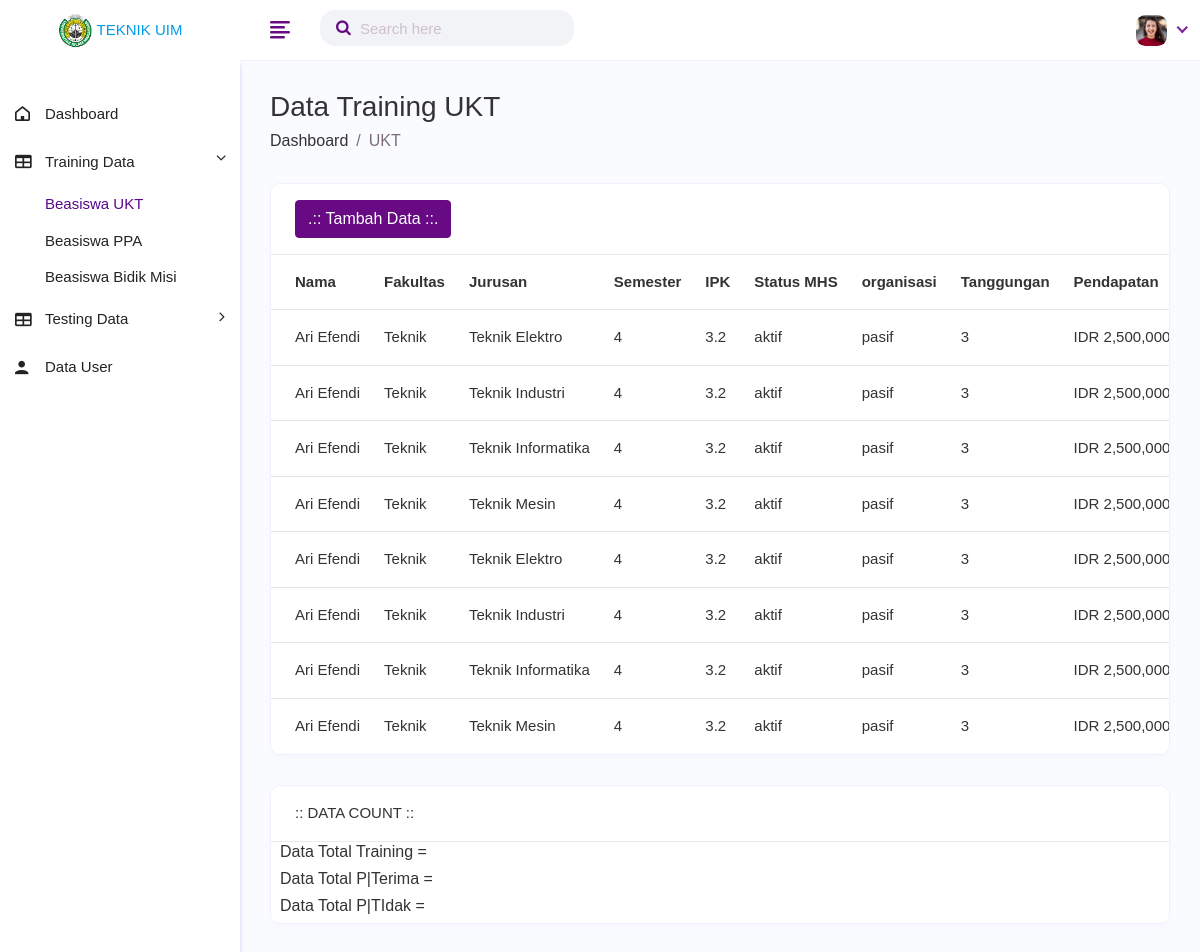
Page /ukt on the committed database.
### app/models/ukt_model.py (models this page shows, shortened)
class UktModel(db.Model):
    __tablename__ = 'tb_ukt'
    id = db.Column(db.Integer, primary_key=True, autoincrement=True)
    user_id = db.Column(db.Integer, db.ForeignKey('tb_user.id'))
    fakultas_id = db.Column(db.Integer, db.ForeignKey('tb_fakultas.id'))
    jurusan_id = db.Column(db.Integer, db.ForeignKey('tb_jurusan.id'))
    semester_id = db.Column(db.Integer, db.ForeignKey('tb_semester.id'))
    ipk = db.Column(db.String(32), nullable=False)
    status_mhs = db.Column(db.Enum('aktif', 'cuti'), nullable=False)
    organisasi_mhs = db.Column(db.Enum('ada', 'pasif'), nullable=False)
    jml_tanggungan = db.Column(db.Integer, nullable=False)
    jml_pendapatan = db.Column(db.String(16), nullable=False)
    bantuan = db.Column(db.Enum('terima', 'tidak terima'))

### app/models/user_model.py (models this page shows, shortened)
class UserModel(db.Model):
    __tablename__ = 'tb_user'
    id = db.Column(db.Integer, primary_key=True, autoincrement=True)
    nim = db.Column(db.String(64), nullable=False)
    nama = db.Column(db.String(128), nullable=False)
    tgl_lahir = db.Column(db.String(16))
    alamat = db.Column(db.String(256), nullable=False)
    jenis_kelamin = db.Column(db.Enum('laki-laki', 'perempuan'))
    password = db.Column(db.String(256), nullable=False)
    created_at = db.Column(db.DateTime, default=datetime.now())
    updated_at = db.Column(db.DateTime, onupdate=datetime.now())

### app/models/fakultas_model.py (models this page shows, shortened)
class FakultasModel(db.Model):
    __tablename__ = 'tb_fakultas'
    id = db.Column(db.Integer, primary_key=True, autoincrement=True)
    fakultas = db.Column(db.String(64), nullable=False)

### app/models/jurusan_model.py (models this page shows, shortened)
class JurusanModel(db.Model):
    __tablename__ = 'tb_jurusan'
    id = db.Column(db.Integer, primary_key=True, autoincrement=True)
    jurusan = db.Column(db.String(64), nullable=False)
    id_fakultas = db.Column(db.Integer, ForeignKey(FakultasModel.id))

### app/models/semester_model.py (models this page shows)
class SemesterModel(db.Model):
    __tablename__ = 'tb_semester'
    id = db.Column(db.Integer, primary_key=True, autoincrement=True)
    semester = db.Column(db.String(64), nullable=False)

### app/controllers/c_beasiswa_utk.py (the view)
@ukt.route('/ukt', methods=['GET'])
def indexUkt():
    query = db.session.query(UktModel, User, Fakultas, Jurusan, Semester).join(
        User, Fakultas, Jurusan, Semester).all()
    return render_template('ukt-page.html', query=query)

### app/lib/custom_filter_template.py (called while the page is built)
@tempFilter.app_template_filter()
def idr(rupiah):
    return 'IDR {:,}'.format(int(rupiah))

### app/templates/pages/ukt/ukt-page.html (shortened to what this page needs)
{% extends "base.html" %}
{% set filename='indexUkt' %}
{% block title %} Data Training UKT {% endblock %}
{% block breadcrumb %} UKT {% endblock %}
{% block content %}
<div class="row">
  <div class="col-md-12 d-flex">
    <div class="card card-table flex-fill">
      <div class="card-header">
        <a href=" {{url_for('ukt.addUkt')}} " class="btn btn-primary">.:: Tambah Data ::.</a>
      </div>
      <div class="card-body">
        <div class="table-responsive">
          <table class="table table-hover table-center mb-0">
            <thead>
              <tr>
                <th>Nama</th>
                <th>Fakultas</th>
                <th>Jurusan</th>
                <th>Semester</th>
                <th>IPK</th>
                <th>Status MHS</th>
                <th>organisasi</th>
                <th>Tanggungan</th>
                <th>Pendapatan</th>
              </tr>
            </thead>
            <tbody>
              {% for _, user, fak, jur, sms in query %}
              <tr>
                <td>{{ user.nama }}</td>
                <td>{{ fak.fakultas }}</td>
                <td>{{ jur.jurusan }}</td>
                <td>{{ sms.id }}</td>
                <td>{{ _.ipk}}</td>
                <td>{{ _.status_mhs}}</td>
                <td>{{ _.organisasi_mhs}}</td>
                <td>{{ _.jml_tanggungan}}</td>
                <td>{{ _.jml_pendapatan | idr}}</td>
              </tr>
              {% endfor %}
            </tbody>
          </table>
        </div>
      </div>
    </div>
  </div>
</div>
<div class="row">
  <div class="col-md-12 d-flex">
    <div class="card card-table flex-fill">
      <div class="card-header">
        :: DATA COUNT ::
      </div>
      <div class="card-body">
        <div class="row row-sm aligns-item-start">
        <h6 class="card-title">Data Total Training = {{pcTotal}}</h6>
        <h6 class="card-title">Data Total P|Terima = {{pc1}}</h6>
        <h6 class="card-title">Data Total P|TIdak = {{pc0}}</h6>
        </div>
      </div>
    </div>
  </div>
</div>
    {% endblock %}

### app/templates/base.html (shortened to what this page needs)
<!DOCTYPE html>
<html lang="en">
  <head>
    <link rel="stylesheet" href="../static/css/bootstrap.min.css" />
    <link rel="stylesheet" href="../static/css/font-awesome.min.css" />
    <link rel="stylesheet" href="../static/css/feathericon.min.css" />
    <link rel="stylesheet" href="../static/plugins/morris/morris.css" />
    <link rel="stylesheet" href="../static/css/style.css" />
  </head>
  <body>
    <div class="main-wrapper">
      {% include "layouts/header.html" %}
      <div class="sidebar" id="sidebar">
        {% include "layouts/sidebar.html" %}
      </div>
      <div class="page-wrapper">
        <div class="content container-fluid">
          {% if filename != 'dashboard' %}
          <div class="page-header">
            <div class="row align-items-center">
              <div class="col">
                <h3 class="page-title">{% block title %} {% endblock %}</h3>
                <ul class="breadcrumb">
                  <li class="breadcrumb-item"><a href=" {{ url_for('dashboard.indexDashboard') }} ">Dashboard</a></li>
                  <li class="breadcrumb-item active">{% block breadcrumb %} {% endblock %}</li>
                </ul>
              </div>
            </div>
          </div>
          {% endif %} {% block content %} {% endblock %}
        </div>
      </div>
    </div>
  </body>
</html>

### app/templates/layouts/header.html (shortened to what this page needs)
<div class="header">
  <div class="header-left">
    <a href="#" class="logo">
      <img src="../static/img/logo.png" alt="logo" />
      TEKNIK UIM
    </a>
  </div>
  <a href="javasript:void(0)" id="toggle_btn">
    <i class="fe fe-text-align-left"></i>
  </a>
  <div class="top-nav-search">
    <form>
      <input type="text" class="form-control" placeholder="Search here" />
      <button class="btn" type="submit"><i class="fa fa-search"></i></button>
    </form>
  </div>
  <ul class="nav user-menu">
    <li class="nav-item dropdown has-arrow">
      <a href="#" class="dropdown-toggle nav-link" data-bs-toggle="dropdown">
        <span class="user-img"><img class="rounded-circle" src="../static/img/profiles/avatar-01.jpg" width="31" alt="Seema Sisty" /></span>
      </a>
    </li>
  </ul>
</div>

### app/templates/layouts/sidebar.html (shortened to what this page needs)
<div class="sidebar-inner slimscroll">
  <div id="sidebar-menu" class="sidebar-menu">
    <ul>
      <li class="menu-title"></li>
      <li class="{{'active' if filename == 'dashboard' else ''}}">
        <a href=" {{url_for('dashboard.indexDashboard')}} "><i class="fe fe-home"></i> <span>Dashboard</span></a>
      </li>
      <li class="submenu">
        <a href="#"><i class="fe fe-table"></i> <span>Training Data</span> <span class="menu-arrow"></span></a>
        <ul style="display: none">
          <li><a href=" {{url_for('ukt.indexUkt')}} " class="{{'active' if filename == 'indexUkt' or filename == 'addUkt' else ''}}">Beasiswa UKT</a></li>
          <li><a href="#" class="">Beasiswa PPA</a></li>
          <li><a href="#" class="">Beasiswa Bidik Misi</a></li>
        </ul>
      </li>
      <li class="submenu">
        <a href="#"><i class="fe fe-table"></i> <span>Testing Data</span> <span class="menu-arrow"></span></a>
      </li>
      <li class="{{'active' if filename == 'indexUser' or filename == 'addUser' else ''}}">
        <a href=" {{url_for('users.indexUser')}} "><i class="fe fe-user"></i> <span>Data User</span></a>
      </li>
    </ul>
  </div>
</div>

### rows in the picture
UktModel: nama "Ari Efendi", fakultas "Teknik", jurusan "Teknik Elektro", id "4", ipk "3.2", status_mhs "aktif", organisasi_mhs "pasif", jml_tanggungan "3", jml_pendapatan|idr "IDR 2,500,000", jurusan "Teknik Industri", jurusan "Teknik Informatika", jurusan "Teknik Mesin"
UktModel: nama "Ari Efendi", fakultas "Teknik", jurusan "Teknik Elektro", id "4", ipk "3.2", status_mhs "aktif", organisasi_mhs "pasif", jml_tanggungan "3", jml_pendapatan|idr "IDR 2,500,000", jurusan "Teknik Industri", jurusan "Teknik Informatika", jurusan "Teknik Mesin"
